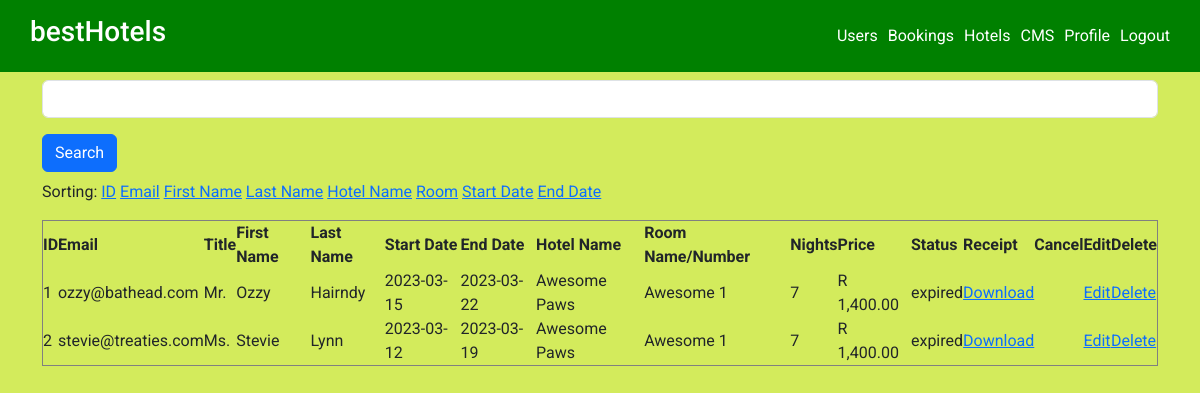
Before: /cms-bookings.php?sorting=email (signed in) with the older database file.
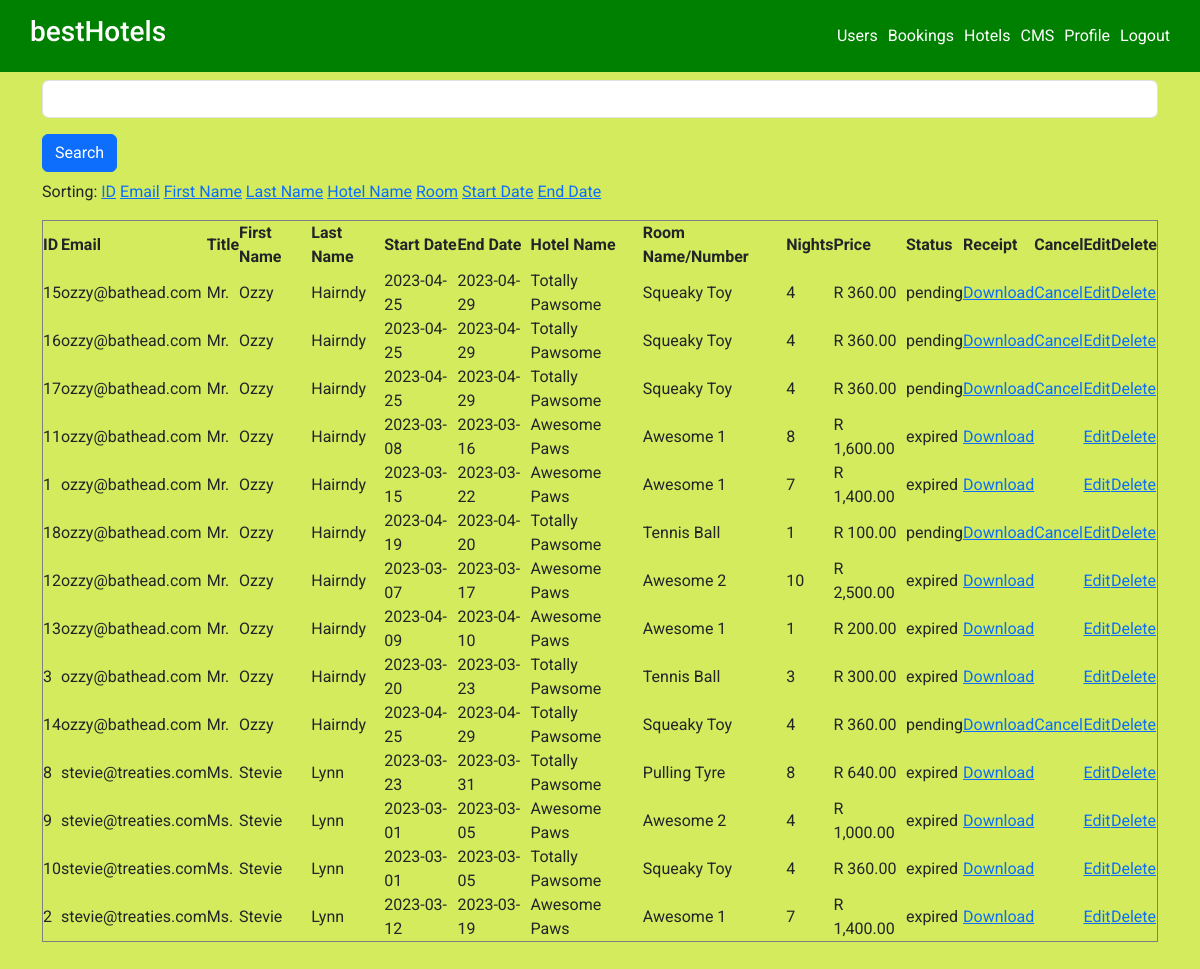
After: the same page with the newer database file.
### tables this page shows
CREATE TABLE `users` (
  `user_id` int(11) NOT NULL AUTO_INCREMENT,
  `user_title` varchar(10) NOT NULL,
  `user_firstname` varchar(50) NOT NULL,
  `user_lastname` varchar(50) NOT NULL,
  `user_email` varchar(50) NOT NULL,
  `user_phone` varchar(20) NOT NULL,
  `user_address` varchar(255) NOT NULL,
  `user_password` varchar(100) NOT NULL,
  PRIMARY KEY (`user_id`),
  UNIQUE KEY `user_id` (`user_id`),
  UNIQUE KEY `user_email` (`user_email`)
);

CREATE TABLE `bookings` (
  `booking_id` int(11) NOT NULL AUTO_INCREMENT,
  `booking_startdate` date NOT NULL,
  `booking_enddate` date NOT NULL,
  `booking_status` enum('active','cancelled') NOT NULL DEFAULT 'active',
  `booking_uuid` text NOT NULL,
  `user_id` int(11) NOT NULL,
  `room_id` int(11) NOT NULL,
  PRIMARY KEY (`booking_id`),
  KEY `fk_booking_user_id` (`user_id`),
  KEY `fk_booking_room_id` (`room_id`),
  CONSTRAINT `fk_booking_room_id` FOREIGN KEY (`room_id`) REFERENCES `rooms` (`room_id`) ON DELETE CASCADE ON UPDATE CASCADE,
  CONSTRAINT `fk_booking_user_id` FOREIGN KEY (`user_id`) REFERENCES `users` (`user_id`) ON DELETE CASCADE ON UPDATE CASCADE
);

CREATE TABLE `hotels` (
  `hotel_id` int(11) NOT NULL AUTO_INCREMENT,
  `hotel_name` varchar(50) NOT NULL,
  `hotel_address` varchar(255) NOT NULL,
  `hotel_rating` int(11) NOT NULL,
  PRIMARY KEY (`hotel_id`)
);

CREATE TABLE `rooms` (
  `room_id` int(11) NOT NULL AUTO_INCREMENT,
  `room_label` varchar(50) NOT NULL,
  `room_price` decimal(10,2) DEFAULT NULL,
  `hotel_id` int(11) NOT NULL,
  PRIMARY KEY (`room_id`),
  KEY `fk_room_hotel_id` (`hotel_id`),
  CONSTRAINT `fk_room_hotel_id` FOREIGN KEY (`hotel_id`) REFERENCES `hotels` (`hotel_id`) ON DELETE CASCADE ON UPDATE CASCADE
);

### lib/autoloader.php (called while the page is built, shortened)
<?php
    spl_autoload_register( function($class) {
        $classSplit=explode('\\', $class);
        $path = './classes/';
    });
?>

### classes/HotelClasses/Booking.php (called while the page is built, shortened)
<?php
    class Booking {
        private $id;
        private $user;
        private $hotel;
        private $room;
        private $startDate;
        private $endDate;
        private $status;
        function getId() {
            return $this->id;
        }
        function getUser() {
            return $this->user;
        }
        function getHotel() {
            return $this->hotel;
        }
        function getRoom() {
            return $this->room;
        }
        function getStartDate() {
            return $this->startDate;
        }
        function getEndDate() {
            return $this->endDate;
        }
        function getNights() {
            return round((strtotime($this->endDate) - strtotime($this->startDate)) / 86400);
        }
        function getPrice() {
            return $this->getNights() * $this->getRoom()->getPrice();
        }
        function getStatus() {
            $currentTime=time();
            if ($this->status == 'active') {
                if ($currentTime > strtotime($this->endDate)) {
                    return 'expired';
                } elseif (($currentTime < strtotime($this->endDate)) && ($currentTime > strtotime($this->startDate))) {
                    return 'active';
                }
                return 'pending';
            }
            return $this->status;
        }
        function getCancellable() {
            $currentTime=time();
            $diff=(strtotime($this->getStartDate()) - $currentTime) / 60 / 60;
            if ($diff < 48 || $this->getStatus() == 'cancelled' || $this->getStatus() == 'expired' || $this->getStatus() == 'active') {
                return false;
            } else {
                return true;
            }
        }
        function setId($id) {
            $this->id = $id;
        }
        function setUser($user) {
            $this->user = $user;
        }
        function setHotel($hotel) {
            $this->hotel = $hotel;
        }
        function setRoom($room) {
            $this->room = $room;
        }
        function setStartDate($startDate) {
            $this->startDate = $startDate;
        }
        function setEndDate($endDate) {
            $this->endDate = $endDate;
        }
        function setStatus($status) {
            $this->status = $status;
        }
    }
?>

### classes/HotelClasses/User.php (called while the page is built, shortened)
<?php
    class User {
        private $title;
        private $firstName;
        private $lastName;
        private $email;
        function getTitle() {
            return $this->title;
        }
        function getFirstName() {
            return $this->firstName;
        }
        function getLastName() {
            return $this->lastName;
        }
        function getEmail() {
            return $this->email;
        }
        function setTitle($title) {
            $this->title = $title;
        }
        function setFirstName($firstName) {
            $this->firstName = $firstName;
        }
        function setLastName($lastName) {
            $this->lastName = $lastName;
        }
        function setEmail($email) {
            $this->email = $email;
        }
    }

### classes/HotelClasses/Hotel.php (called while the page is built, shortened)
<?php
    class Hotel{
        private $name;
        public function getName() {
            return $this->name;
        }
        public function setName($name) {
            $this->name = $name;
        }
    }
?>

### classes/HotelClasses/Room.php (called while the page is built, shortened)
<?php
    class Room{
        private $label;
        private $price;
        function getLabel() {
            return $this->label;
        }
        function getPrice() {
            return $this->price;
        }
        function setLabel($label) {
            $this->label = $label;
        }
        function setPrice($price) {
            $this->price = $price;
        }
    }
?>

### cms-bookings.php (the view, shortened to what this page needs)
<?php
    require_once('./lib/autoloader.php');
    require('./lib/get-user-details.php');
    require('./config/db.php');
    if (!isset($_GET['sorting'])) {
        $bookingSorting = 'id';
    } else {
        $bookingSorting = $_GET['sorting'];
    }
    if (isset($_POST['search'])) {
        $searchString = "%" . filter_var($_POST["searchText"], FILTER_SANITIZE_STRING) . "%";
        $bookingQuery = 'SELECT bookings.booking_id, users.user_email, users.user_title, users.user_firstname, users.user_lastname, bookings.booking_startdate, bookings.booking_enddate, hotels.hotel_name, rooms.room_label, rooms.room_price, bookings.booking_status FROM users INNER JOIN bookings ON users.user_id=bookings.user_id INNER JOIN rooms ON rooms.room_id = bookings.room_id INNER JOIN hotels ON rooms.hotel_id = hotels.hotel_id WHERE users.user_email LIKE :ss OR bookings.booking_id LIKE :ss OR users.user_firstname LIKE :ss OR users.user_lastname LIKE :ss OR hotels.hotel_name LIKE :ss or rooms.room_label LIKE :ss';
    } else {
        $bookingQuery = 'SELECT bookings.booking_id, users.user_email, users.user_title, users.user_firstname, users.user_lastname, bookings.booking_startdate, bookings.booking_enddate, hotels.hotel_name, rooms.room_label, rooms.room_price, bookings.booking_status FROM users INNER JOIN bookings ON users.user_id=bookings.user_id INNER JOIN rooms ON rooms.room_id = bookings.room_id INNER JOIN hotels ON rooms.hotel_id = hotels.hotel_id';
    }
    if ($bookingSorting == 'id') {
        $bookingQuery .= ' ORDER BY bookings.booking_id';
    } elseif ($bookingSorting == 'email') {
        $bookingQuery .= ' ORDER BY users.user_email';
    } elseif ($bookingSorting == 'fname') {
        $bookingQuery .= ' ORDER BY users.user_firstname';
    } elseif ($bookingSorting == 'lname') {
        $bookingQuery .= ' ORDER BY users.user_lastname';
    } elseif ($bookingSorting == 'hname') {
        $bookingQuery .= ' ORDER BY hotels.hotel_name';
    } elseif ($bookingSorting == 'rlabel') {
        $bookingQuery .= ' ORDER BY rooms.room_label';
    } elseif ($bookingSorting == 'sdate') {
        $bookingQuery .= ' ORDER BY bookings.booking_startdate';
    } elseif ($bookingSorting == 'edate') {
        $bookingQuery .= ' ORDER BY bookings.booking_enddate';
    }
    if (isset($_POST['search'])) {
        $stmt = $pdo->prepare($bookingQuery);
        $stmt->bindValue(':ss', $searchString);
    } else {
        $stmt = $pdo->prepare($bookingQuery);
    }
    $stmt->execute();
    $allBookings = $stmt->fetchAll();
?>
<div class="container">
    <div class="content">
        <form method="post" name="searchForm" action="cms-bookings.php?sorting=<?php echo $bookingSorting ?>">
            <input type="text" name="searchText" class="form-control mt-2" />
            <button name="search" type="submit" class="btn btn-primary mt-3 mb-2">Search</button>
        </form>
    </div>
    <div>
        <p>Sorting:
            <a href="<?php $_SERVER['PHP_SELF']; ?>?sorting=id">ID</a>
            <a href="<?php $_SERVER['PHP_SELF']; ?>?sorting=email">Email</a>
            <a href="<?php $_SERVER['PHP_SELF']; ?>?sorting=fname">First Name</a>
            <a href="<?php $_SERVER['PHP_SELF']; ?>?sorting=lname">Last Name</a>
            <a href="<?php $_SERVER['PHP_SELF']; ?>?sorting=hname">Hotel Name</a>
            <a href="<?php $_SERVER['PHP_SELF']; ?>?sorting=rlabel">Room</a>
            <a href="<?php $_SERVER['PHP_SELF']; ?>?sorting=sdate">Start Date</a>
            <a href="<?php $_SERVER['PHP_SELF']; ?>?sorting=edate">End Date</a>
        </p>
    </div>
    <div>
        <table border="1" width="100%">
            <tr>
                <th>ID</th>
                <th>Email</th>
                <th>Title</th>
                <th>First Name</th>
                <th>Last Name</th>
                <th>Start Date</th>
                <th>End Date</th>
                <th>Hotel Name</th>
                <th>Room Name/Number</th>
                <th>Nights</th>
                <th>Price</th>
                <th>Status</th>
                <th>Receipt</th>
                <th>Cancel</th>
                <th>Edit</th>
                <th>Delete</th>
            </tr>
        <?php
        foreach ($allBookings as $booking_item) {
            $oneBooking = new HotelClasses\Booking();
            $oneBooking->setId($booking_item->booking_id);
            $oneBooking->setUser(new HotelClasses\User());
            $oneBooking->getUser()->setEmail($booking_item->user_email);
            $oneBooking->getUser()->setTitle($booking_item->user_title);
            $oneBooking->getUser()->setFirstName($booking_item->user_firstname);
            $oneBooking->getUser()->setLastName($booking_item->user_lastname);
            $oneBooking->setStartDate($booking_item->booking_startdate);
            $oneBooking->setEndDate($booking_item->booking_enddate);
            $oneBooking->setSTatus($booking_item->booking_status);
            $oneBooking->setHotel(new HotelClasses\Hotel);
            $oneBooking->getHotel()->setName($booking_item->hotel_name);
            $oneBooking->setRoom(new HotelClasses\Room);
            $oneBooking->getRoom()->setLabel($booking_item->room_label);
            $oneBooking->getRoom()->setPrice($booking_item->room_price);
            echo "<tr>";
            echo "<td>" . $oneBooking->getId() . "</td>";
            echo "<td>" . $oneBooking->getUser()->getEmail() . "</td>";
            echo "<td>" . $oneBooking->getUser()->getTitle() . "</td>";
            echo "<td>" . $oneBooking->getUser()->getFirstName() . "</td>";
            echo "<td>" . $oneBooking->getUser()->getLastName() . "</td>";
            echo "<td>" . $oneBooking->getStartDate() . "</td>";
            echo "<td>" . $oneBooking->getEndDate() . "</td>";
            echo "<td>" . $oneBooking->getHotel()->getName() . "</td>";
            echo "<td>" . $oneBooking->getRoom()->getLabel() . "</td>";
            echo "<td>" . $oneBooking->getNights() . "</td>";
            echo "<td>R " . number_format($oneBooking->getPrice(), 2) . "</td>";
            echo "<td>" . $oneBooking->getStatus() . "</td>";
            echo '<td><a href="downloadbooking.php?booking_id=' . $oneBooking->getId() . '">Download</a></td>';
            echo '<td>';
            if ($oneBooking->getCancellable())
                echo '<a href="cancelbooking.php?booking_id=' . $oneBooking->getId() . '">Cancel</a>';
            else
                echo '<span hidden>Hidden</span>';
            echo '</td>';
            echo '<td><a href="cms-editbooking.php?booking_id=' . $oneBooking->getId() . '">Edit</a></td>';
            echo '<td><a href="cms-deletebooking.php?booking_id=' . $oneBooking->getId() . '">Delete</a></td>';
            echo "</tr>";
        }
        ?>
        </table>
    </div>
</div>

### css/styles.css (style rules this page uses)
* { margin: 0; padding: 0; box-sizing: border-box; font-family: 'Roboto', sans-serif; }
body { background-color: rgb(211, 235, 92); }
nav { background-color: green; padding: 15px 25px; display: flex; justify-content: space-between; align-items: center; color: #fff; }
nav ul { display: flex; justify-content: space-around; align-items: center; margin-bottom: 0; }
ul li { list-style: none; }
nav a { text-decoration: none; color: #fff; margin-right: 5px; margin-left: 5px; }
.container { padding-bottom: 50px; }

Changed rows visible on the page:
now on one of the page's lists (row edited): users: bookings.booking_id "16", user_email "ozzy@bathead.com", user_title "Mr.", user_firstname "Ozzy", user_lastname "Hairndy", bookings.booking_startdate "2023-04-25", bookings.booking_enddate "2023-04-29", hotels.hotel_name "Totally Pawsome", rooms.room_label "Squeaky Toy", bookings.booking_enddate+booking_startdate "4", bookings.booking_enddate+booking_startdate "360.00", bookings.booking_status "pending", bookings.booking_id "17", bookings.booking_id "11", bookings.booking_startdate "2023-03-08", bookings.booking_enddate "2023-03-16", hotels.hotel_name "Awesome Paws", rooms.room_label "Awesome 1", bookings.booking_enddate+booking_startdate "8", bookings.booking_enddate+booking_startdate "1,600.00", bookings.booking_enddate "expired", bookings.booking_id "1", bookings.booking_startdate "2023-03-15", bookings.booking_enddate "2023-03-22", bookings.booking_enddate+booking_startdate "7", bookings.booking_enddate+booking_startdate "1,400.00", bookings.booking_id "18", bookings.booking_startdate "2023-04-19", bookings.booking_enddate "2023-04-20", rooms.room_label "Tennis Ball", bookings.booking_enddate+booking_startdate "1", rooms.room_price "100.00", bookings.booking_id "12", bookings.booking_startdate "2023-03-07", bookings.booking_enddate "2023-03-17", rooms.room_label "Awesome 2", bookings.booking_enddate+booking_startdate "10", bookings.booking_enddate+booking_startdate "2,500.00", bookings.booking_id "13", bookings.booking_startdate "2023-04-09", bookings.booking_enddate "2023-04-10", rooms.room_price "200.00", bookings.booking_id "3", bookings.booking_startdate "2023-03-20", bookings.booking_enddate "2023-03-23", bookings.booking_enddate+booking_startdate "3", bookings.booking_enddate+booking_startdate "300.00", bookings.booking_id "14"
changed users "ozzy@bathead.com": bookings.booking_id "1" → "15"; bookings.booking_startdate "2023-03-15" → "2023-04-25"; bookings.booking_enddate "2023-03-22" → "2023-04-29"; hotels.hotel_name "Awesome Paws" → "Totally Pawsome"; rooms.room_label "Awesome 1" → "Squeaky Toy"; bookings.booking_enddate+booking_startdate "7" → "4"; bookings.booking_enddate+booking_startdate "1,400.00" → "360.00"; bookings.booking_status "expired" → "pending"; now shows "Cancel"
now on one of the page's lists (row edited): users: bookings.booking_id "9", user_email "stevie@treaties.com", user_title "Ms.", user_firstname "Stevie", user_lastname "Lynn", bookings.booking_startdate "2023-03-01", bookings.booking_enddate "2023-03-05", hotels.hotel_name "Awesome Paws", rooms.room_label "Awesome 2", bookings.booking_enddate+booking_startdate "4", bookings.booking_enddate+booking_startdate "1,000.00", bookings.booking_enddate "expired", bookings.booking_id "10", hotels.hotel_name "Totally Pawsome", rooms.room_label "Squeaky Toy", bookings.booking_enddate+booking_startdate "360.00", bookings.booking_id "2", bookings.booking_startdate "2023-03-12", bookings.booking_enddate "2023-03-19", rooms.room_label "Awesome 1", bookings.booking_enddate+booking_startdate "7", bookings.booking_enddate+booking_startdate "1,400.00"
changed users "stevie@treaties.com": bookings.booking_id "2" → "8"; bookings.booking_startdate "2023-03-12" → "2023-03-23"; bookings.booking_enddate "2023-03-19" → "2023-03-31"; hotels.hotel_name "Awesome Paws" → "Totally Pawsome"; rooms.room_label "Awesome 1" → "Pulling Tyre"; bookings.booking_enddate+booking_startdate "7" → "8"; bookings.booking_enddate+booking_startdate "1,400.00" → "640.00"
